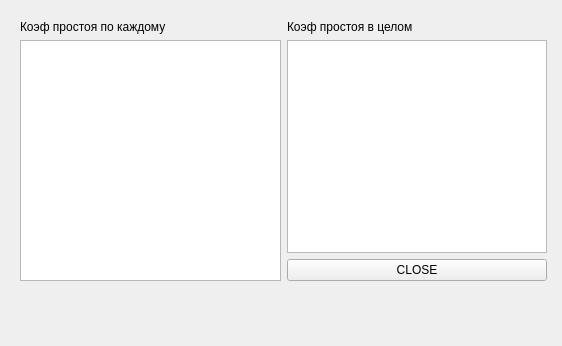
<?xml version="1.0" encoding="UTF-8"?>
<ui version="4.0">
 <class>report2</class>
 <widget class="QWidget" name="report2">
  <property name="geometry">
   <rect>
    <x>0</x>
    <y>0</y>
    <width>562</width>
    <height>346</height>
   </rect>
  </property>
  <property name="windowTitle">
   <string>Form</string>
  </property>
  <widget class="QWidget" name="">
   <property name="geometry">
    <rect>
     <x>20</x>
     <y>20</y>
     <width>527</width>
     <height>261</height>
    </rect>
   </property>
   <layout class="QHBoxLayout" name="horizontalLayout">
    <item>
     <layout class="QVBoxLayout" name="verticalLayout_2">
      <item>
       <widget class="QLabel" name="label">
        <property name="text">
         <string>Коэф простоя по каждому</string>
        </property>
       </widget>
      </item>
      <item>
       <widget class="QTableView" name="tableView"/>
      </item>
     </layout>
    </item>
    <item>
     <layout class="QVBoxLayout" name="verticalLayout_3">
      <item>
       <layout class="QVBoxLayout" name="verticalLayout">
        <item>
         <widget class="QLabel" name="label_2">
          <property name="text">
           <string>Коэф простоя в целом</string>
          </property>
         </widget>
        </item>
        <item>
         <widget class="QTableView" name="tableView_2"/>
        </item>
       </layout>
      </item>
      <item>
       <widget class="QPushButton" name="pushButton">
        <property name="text">
         <string>CLOSE</string>
        </property>
       </widget>
      </item>
     </layout>
    </item>
   </layout>
  </widget>
 </widget>
 <resources/>
 <connections/>
</ui>
